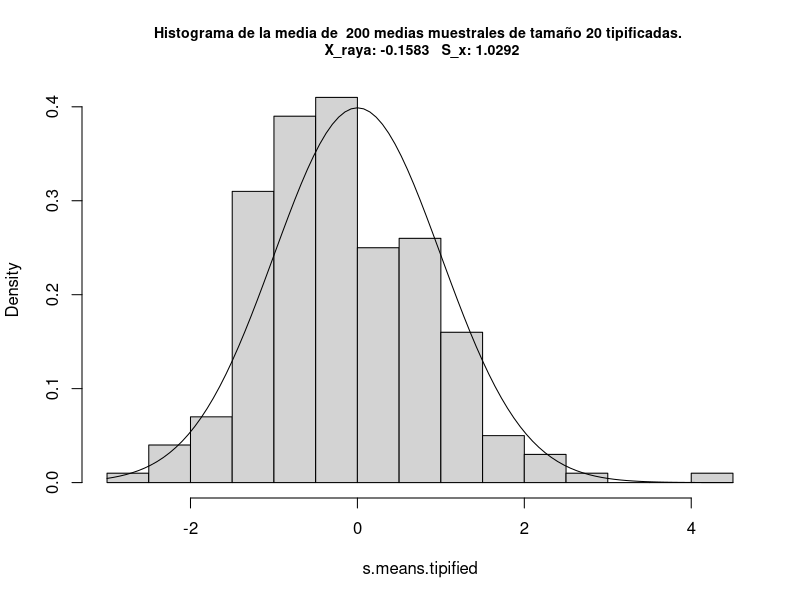
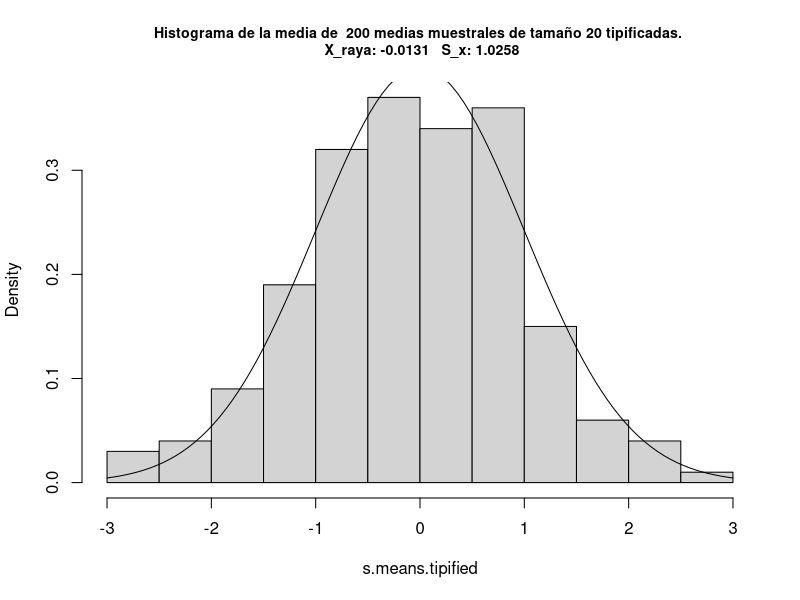
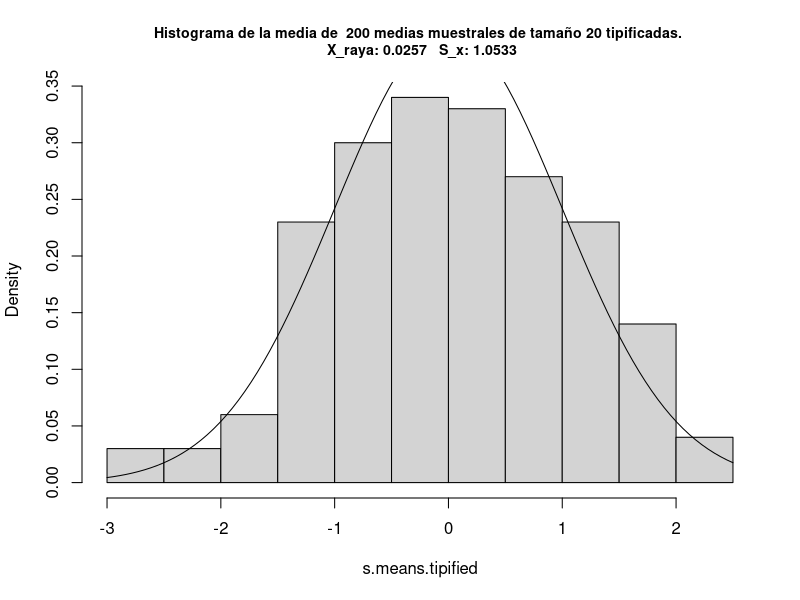
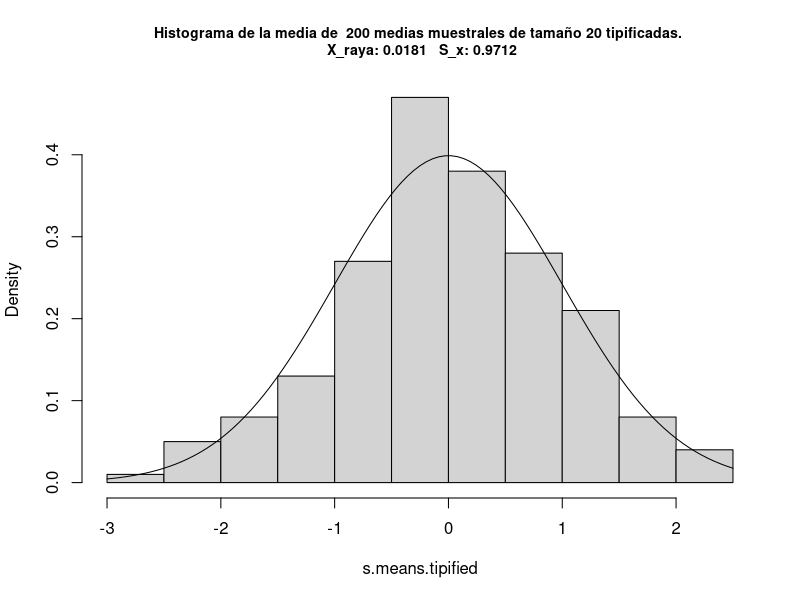

These figures' R source, in order:
#
# Title:
#   Ejercicios Computación Estadística - Hoja 9 - Ejercicio 4
#
# Author:
#   Sergio García Prado - garciparedes.me
#
# Date:
#   May 2018
#

rm(list = ls())


Tipify <- function(sample.mean, mu, dev, n) {
  (sample.mean - mu) * sqrt(n) / dev
}


Simulate <- function(B, n, Generator, GeneratorMu, GeneratorSd, ...) {
  s <- matrix(Generator(B * n, ...),
                     nrow = B, ncol = n)

  mu <- GeneratorMu(...)
  dev <- GeneratorSd(...)

  s.means <- rowMeans(s)
  s.means.tipified <- Tipify(s.means, mu, dev, n)

  hist(s.means.tipified, prob = TRUE, breaks = sqrt(B), cex.main = 0.85,
       main = paste("Histograma de la media de ", B,
                    "medias muestrales de tamaño", n,
                    "tipificadas. \n X_raya:",
                    round(mean(s.means.tipified), digits = 4),
                    "  S_x:", round(sd(s.means.tipified), digits = 4)))
  curve(dnorm(x), add = TRUE)
}

NormalMu <- function(...) {
  list(...)$mean
}

NormalSd <- function(...) {
  list(...)$sd
}

BinomMu <- function(...) {
  l <- list(...)
  l$size * l$prob
}

BinomSd <- function(...) {
  l <- list(...)
  sqrt(l$size * l$prob * (1 - l$prob))
}

WeibullMu <- function(...) {
  l <- list(...)
  l$scale * gamma (1 + 1 / l$shape)
}

WeibullSd <- function(...) {
  l <- list(...)
  sqrt(l$scale ^ 2 * ( gamma(1 + 2 / l$shape) - gamma(1 + 1 / l$shape) ^ 2 ))
}

Simulate(200, 20, rbinom, BinomMu, BinomSd, size = 20, prob = 0.03)
Simulate(200, 20, rbinom, BinomMu, BinomSd, size = 20, prob = 0.8)
Simulate(200, 20, rnorm, NormalMu, NormalSd, mean = 20, sd = 2)
Simulate(200, 20, rweibull, WeibullMu, WeibullSd, shape = 15, scale = 5)
